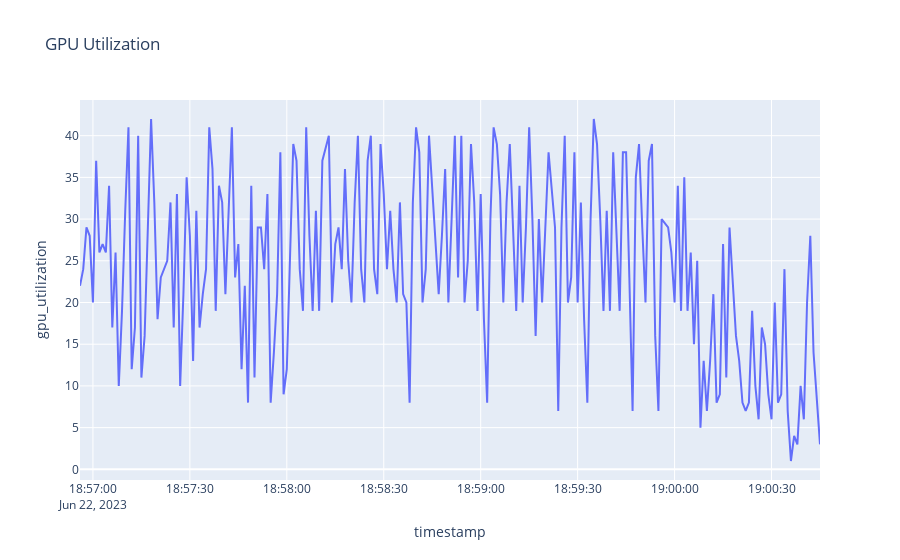

The notebook cell this image was saved under:
### Code cell
#plot the gpu_utilization column as a line graph with timestamp as the x-axis, make it interactive
import plotly.express as px
fig = px.line(df1, x='timestamp', y='gpu_utilization', title='GPU Utilization')
fig.show()

### Figure 1 — Plotly figure (JSON) as saved in the notebook; plotly's stock layout.template omitted (floating-point values rounded to 4 significant figures; data arrays with more than 128 entries replaced by an {"elided": "..."} marker saying what was removed)
{"data": [{"hovertemplate": "timestamp=%{x}<br>gpu_utilization=%{y}<extra></extra>", "legendgroup": "", "line": {"color": "#636efa", "dash": "solid"}, "marker": {"symbol": "circle"}, "mode": "lines", "name": "", "orientation": "v", "showlegend": false, "type": "scatter", "x": {"elided": "224 str values"}, "xaxis": "x", "y": {"elided": "224 int values"}, "yaxis": "y"}], "layout": {"legend": {"tracegroupgap": 0}, "title": {"text": "GPU Utilization"}, "xaxis": {"anchor": "y", "domain": [0, 1], "title": {"text": "timestamp"}}, "yaxis": {"anchor": "x", "domain": [0, 1], "title": {"text": "gpu_utilization"}}}}
